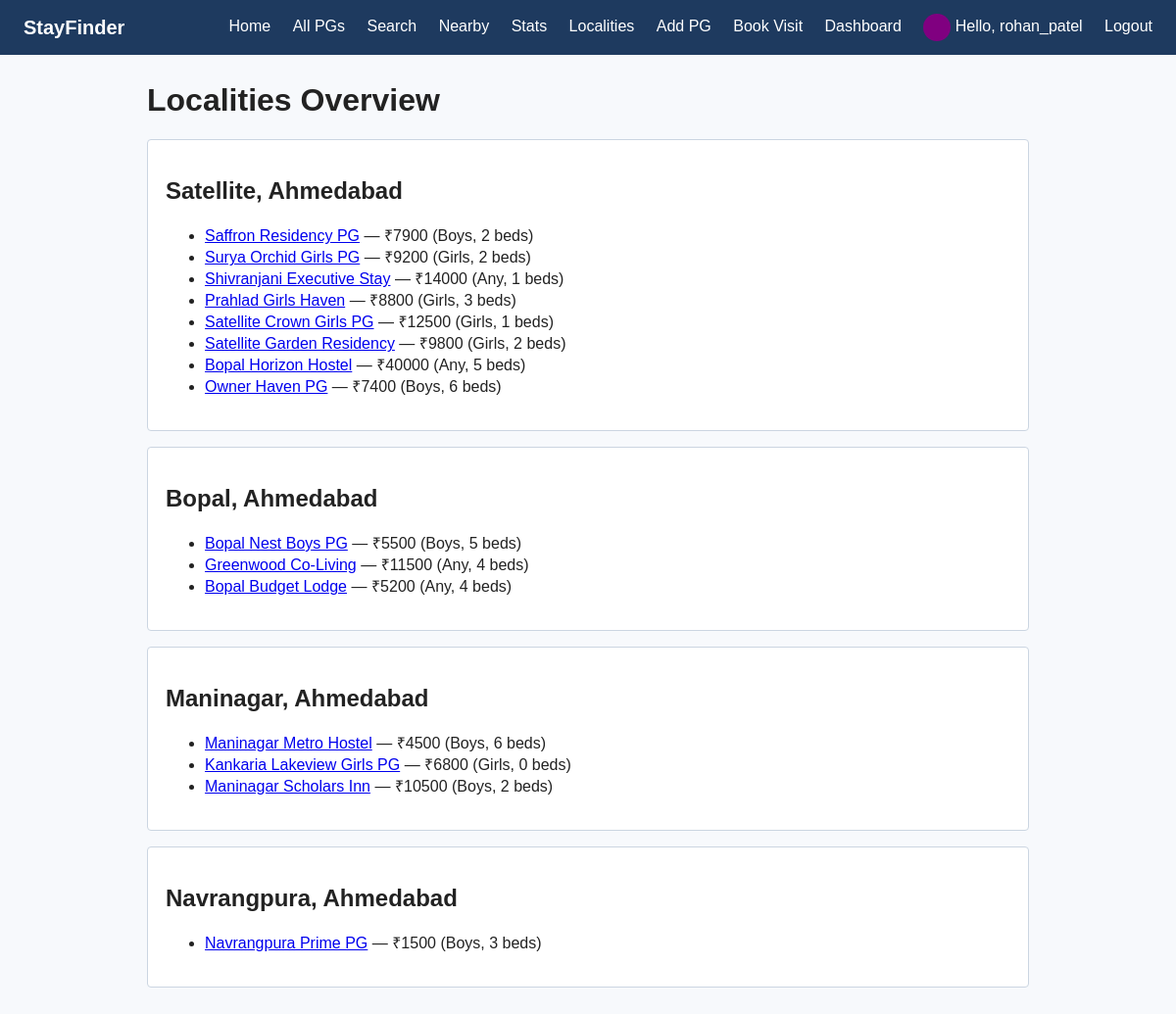
Page /localities/ (signed in) on the committed database.
### members/models.py (models this page shows, shortened)
class Profile(models.Model):
    user = models.OneToOneField(settings.AUTH_USER_MODEL, on_delete=models.CASCADE)
    full_name = models.CharField(max_length=80, blank=True)
    phone = models.CharField(max_length=15, blank=True)
    photo = models.ImageField(upload_to='profiles/', blank=True)

### listings/models.py (models this page shows, shortened)
class Locality(models.Model):
    name = models.CharField(max_length=60)
    city = models.CharField(max_length=40)
    class Meta:
        verbose_name_plural = 'Localities'
    def __str__(self):
        return f'{self.name}, {self.city}'

class PG(models.Model):
    GENDER_CHOICES = [
        ('Boys', 'Boys'),
        ('Girls', 'Girls'),
        ('Any', 'Any'),
    ]
    name = models.CharField(max_length=80)
    locality = models.ForeignKey(Locality, on_delete=models.CASCADE)
    monthly_rent = models.PositiveIntegerField()
    gender_type = models.CharField(max_length=10, choices=GENDER_CHOICES)
    available_beds = models.PositiveSmallIntegerField()
    photo = models.ImageField(upload_to='pg_photos/', blank=True)
    latitude = models.FloatField(null=True, blank=True)
    longitude = models.FloatField(null=True, blank=True)
    owner = models.ForeignKey(
        settings.AUTH_USER_MODEL,
        null=True,
        blank=True,
        on_delete=models.SET_NULL,
    )

### listings/views.py (the view)
# urls.py: path('localities/', views.locality_overview, name='locality_overview'),
def locality_overview(request):
    reset_queries()
    localities = list(Locality.objects.prefetch_related('pg_set'))
    print('locality_overview queries:', len(connection.queries))
    return render(
        request,
        'listings/locality_overview.html',
        {'localities': localities},
    )

### listings/templates/listings/locality_overview.html (shortened to what this page needs)
{% extends 'listings/base.html' %}
{% block content %}
<h1>Localities Overview</h1>
{% for locality in localities %}
<div class="detail-card" style="margin-bottom: 16px;">
    <h2>{{ locality }}</h2>
    <ul>
        {% for pg in locality.pg_set.all %}
            <li>
                <a href="{% url 'pg_detail' pg.pk %}">{{ pg.name }}</a>
                — ₹{{ pg.monthly_rent }} ({{ pg.gender_type }}, {{ pg.available_beds }} beds)
            </li>
        {% empty %}
            <li>No PGs listed in this locality yet.</li>
        {% endfor %}
    </ul>
</div>
{% endfor %}
{% endblock %}

### listings/templates/listings/base.html (shortened to what this page needs)
{% load static %}
<!DOCTYPE html>
<html lang="en">
<head>
    <link rel="stylesheet" href="{% static 'listings/css/style.css' %}">
</head>
<body>
    <nav class="navbar">
        <span class="brand">StayFinder</span>
        <div class="nav-links">
            <a href="{% url 'home' %}">Home</a>
            <a href="{% url 'pg_list' %}">All PGs</a>
            <a href="{% url 'pg_search' %}">Search</a>
            <a href="{% url 'nearby_pgs' %}">Nearby</a>
            <a href="{% url 'pg_stats' %}">Stats</a>
            <a href="{% url 'locality_overview' %}">Localities</a>
            <a href="{% url 'add_pg' %}">Add PG</a>
            <a href="{% url 'visit_request' %}">Book Visit</a>
            {% if user.is_authenticated %}
                <a href="{% url 'dashboard' %}">Dashboard</a>
                <a href="{% url 'profile_edit' %}">
                    {% if user.profile.photo %}
                        <img src="{{ user.profile.photo.url }}" alt="{{ user.username }}" width="28" height="28" style="border-radius: 50%; vertical-align: middle; object-fit: cover;">
                    {% else %}
                        <span>No photo</span>
                    {% endif %}
                    Hello, {{ user.username }}
                </a>
                <a href="{% url 'logout' %}">Logout</a>
            {% else %}
                <a href="{% url 'login' %}">Login</a>
                <a href="{% url 'signup' %}">Sign up</a>
            {% endif %}
        </div>
    </nav>
    <main class="container">
        {% block content %}{% endblock %}
    </main>
</body>
</html>

### listings/static/listings/css/style.css (style rules this page uses)
body { font-family: Arial, sans-serif; margin: 0; background-color: #f7f9fc; color: #222; }
.navbar { background-color: #1e3a5f; color: #ffffff; padding: 14px 24px; display: flex; justify-content: space-between; align-items: center; }
.navbar .brand { font-size: 1.25rem; font-weight: bold; }
.navbar .nav-links a { color: #ffffff; text-decoration: none; margin-left: 18px; }
.container { max-width: 900px; margin: 28px auto; padding: 0 16px; }
.detail-card { background-color: #ffffff; border: 1px solid #cbd5e1; padding: 18px; border-radius: 4px; }

### rows in the picture
Locality: name+city "Satellite, Ahmedabad"
PG: name "Saffron Residency PG", monthly_rent "7900", gender_type "Boys", available_beds "2"
PG: name "Surya Orchid Girls PG", monthly_rent "9200", gender_type "Girls", available_beds "2"
PG: name "Shivranjani Executive Stay", monthly_rent "14000", gender_type "Any", available_beds "1"
PG: name "Prahlad Girls Haven", monthly_rent "8800", gender_type "Girls", available_beds "3"
PG: name "Satellite Crown Girls PG", monthly_rent "12500", gender_type "Girls", available_beds "1"
PG: name "Satellite Garden Residency", monthly_rent "9800", gender_type "Girls", available_beds "2"
PG: name "Bopal Horizon Hostel", monthly_rent "40000", gender_type "Any", available_beds "5"
PG: name "Owner Haven PG", monthly_rent "7400", gender_type "Boys", available_beds "6"
Locality: name+city "Bopal, Ahmedabad"
PG: name "Bopal Nest Boys PG", monthly_rent "5500", gender_type "Boys", available_beds "5"
PG: name "Greenwood Co-Living", monthly_rent "11500", gender_type "Any", available_beds "4"
PG: name "Bopal Budget Lodge", monthly_rent "5200", gender_type "Any", available_beds "4"
Locality: name+city "Maninagar, Ahmedabad"
PG: name "Maninagar Metro Hostel", monthly_rent "4500", gender_type "Boys", available_beds "6"
PG: name "Kankaria Lakeview Girls PG", monthly_rent "6800", gender_type "Girls", available_beds "0"
PG: name "Maninagar Scholars Inn", monthly_rent "10500", gender_type "Boys", available_beds "2"
Locality: name+city "Navrangpura, Ahmedabad"
PG: name "Navrangpura Prime PG", monthly_rent "1500", gender_type "Boys", available_beds "3"

### other values in the picture
{{ user.username }} "rohan_patel"
